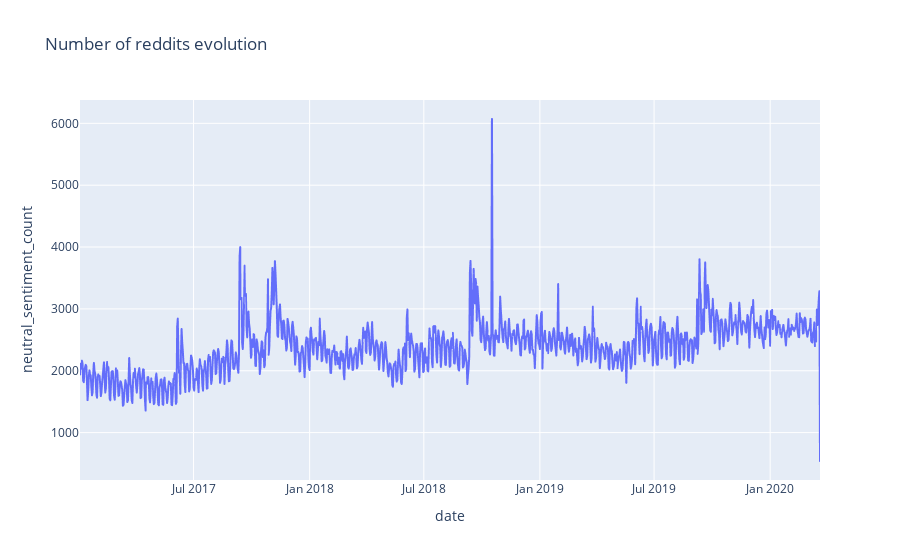

Notebook code for this chart:
### Code cell
import plotly.express as px

fig = px.line(time_reddit_2, x="date", y="neutral_sentiment_count", title='Number of reddits evolution')
fig.show()

### Figure 1 — Plotly figure (JSON) as saved in the notebook; plotly's stock layout.template omitted (floating-point values rounded to 4 significant figures; data arrays with more than 128 entries replaced by an {"elided": "..."} marker saying what was removed)
{"data": [{"hoverlabel": {"namelength": 0}, "hovertemplate": "date=%{x}<br>neutral_sentiment_count=%{y}", "legendgroup": "", "line": {"color": "#636efa", "dash": "solid"}, "mode": "lines", "name": "", "showlegend": false, "type": "scattergl", "x": {"elided": "1174 str values"}, "xaxis": "x", "y": {"elided": "1174 int values"}, "yaxis": "y"}], "layout": {"legend": {"tracegroupgap": 0}, "title": {"text": "Number of reddits evolution"}, "xaxis": {"anchor": "y", "domain": [0, 1], "title": {"text": "date"}}, "yaxis": {"anchor": "x", "domain": [0, 1], "title": {"text": "neutral_sentiment_count"}}}}
